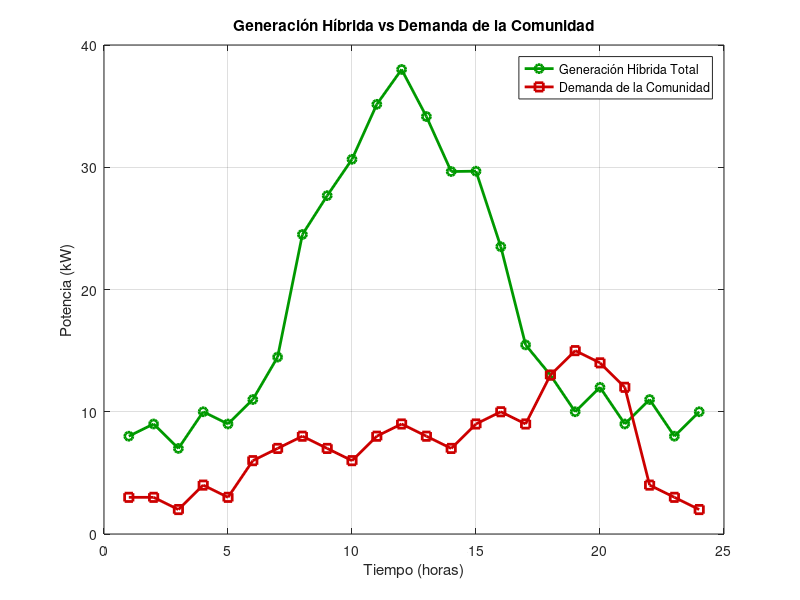

The MATLAB source for this figure:
clc;
clear;
close all;

%% Tiempo
horas = 1:24;

%% a. Generación Solar
solar = zeros(1,24);

for h = 6:18
    solar(h) = 25 * sin(pi * (h - 6) / 12);
end

%% b. Generación Eólica
eolica = [8 9 7 10 9 11 8 12 10 9 11 13 ...
    10 8 12 11 9 13 10 12 9 11 8 10];

%% c. Generación Híbrida Total
generacion_total = solar + eolica;

%% d. Demanda de la Comunidad
demanda = [3 3 2 4 3 6 7 8 7 6 8 9 ...
    8 7 9 10 9 13 15 14 12 4 3 2];

%% Mostrar resultados
disp('Hora    Solar    Eolica    Generacion Total    Demanda');

for h = 1:24
    fprintf('%2d      %6.2f    %6.2f       %6.2f          %6.2f\n', ...
        h, solar(h), eolica(h), generacion_total(h), demanda(h));
end

%% e. Visualización Gráfica
figure;

plot(horas, generacion_total, '-o', 'LineWidth', 2, ...
    'Color', [0 0.6 0]);
hold on;

plot(horas, demanda, '-s', 'LineWidth', 2, ...
    'Color', [0.8 0 0]);

grid on;

xlabel('Tiempo (horas)');
ylabel('Potencia (kW)');

title('Generación Híbrida vs Demanda de la Comunidad');

legend('Generación Híbrida Total', 'Demanda de la Comunidad', ...
    'Location', 'best');

hold off;
